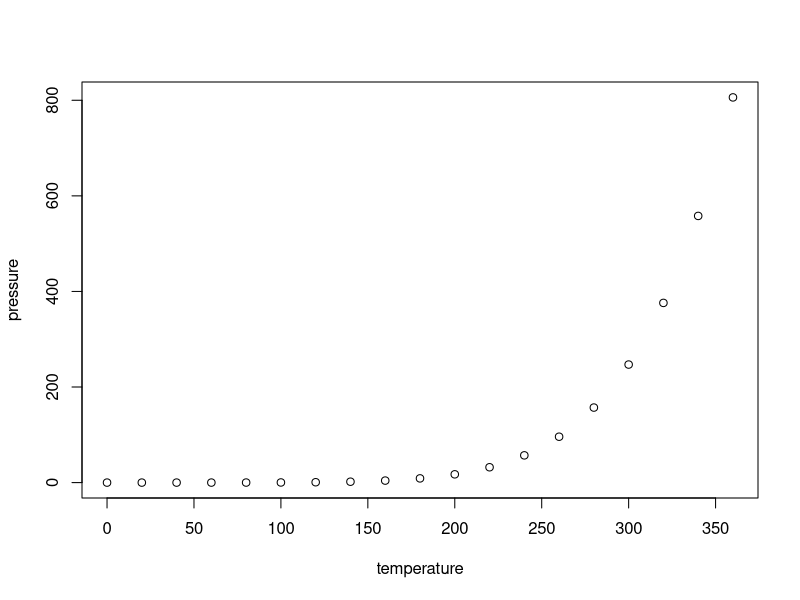
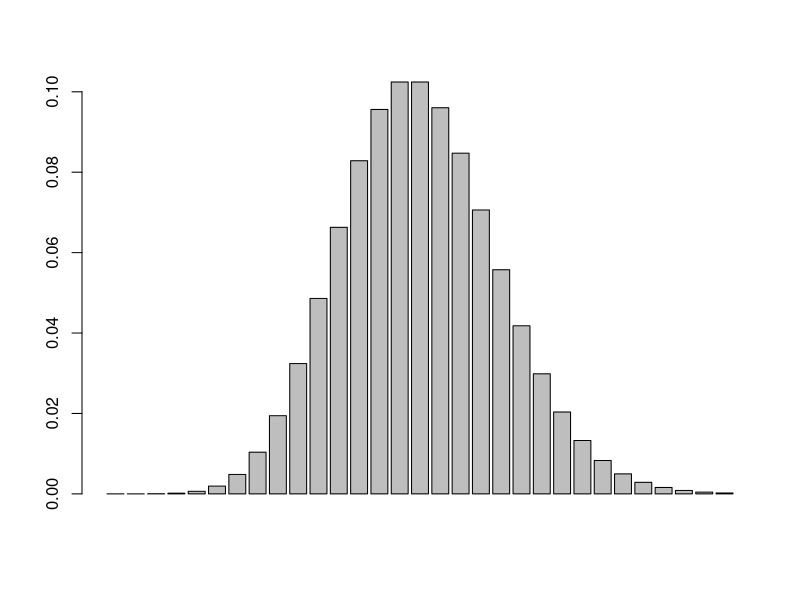
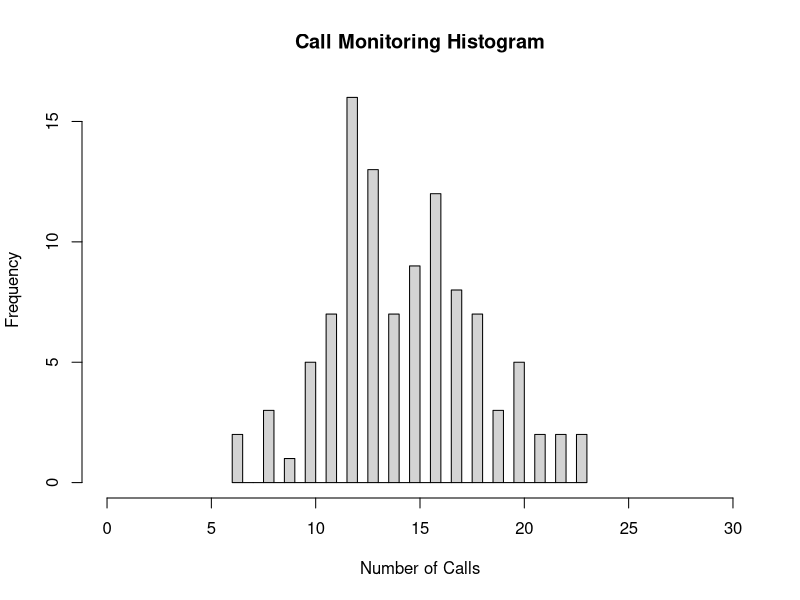

The R script that drew these images, in order:
## ---- chunk 1
knitr::opts_chunk$set(echo = TRUE)
## ---- chunk 2
summary(cars)
## ---- chunk 3
plot(pressure)
## ---- chunk 4

###What is the probability that she will hear more than 8 calls during any given session?

?dpois

### I will use the poisson distribution because I am assuming that each titi call is independent of one another.

x<-8

###I want to find the probability of x.  I am unsure if I should use 8 or 9. 

l<-15

### l is our parameter. It is a mean of 15. 

1-ppois(q=x,lambda=l)

### Rather than count from 9 to infinity, I am going to rely on the fact that we can use the compliment by subtracting by one. 
## ---- chunk 5
###What is the probability that she will hear no calls in a session?

dpois(0,15)

###This function will give me the probability of zero calls. 

###I know I am supposed to use 15, but I am not sure why it matters to include it.
## ---- chunk 6
###What is the probability that she will hear exactly 3 calls in a session?

dpois(3,15)

###It would make sense if we did the same thing with zero calls, but replaced the zero with 3. 
## ---- chunk 7
###Plot the relevant Poisson mass function over the values in range 0 ≤ x ≤ 30.

x<-0:30

###X is the range which we are considering. 

l=15

###l is the parameter.

barplot(dpois(x,l))

###I want to create a bar plot that considers both X and l.

## ---- chunk 8
###Simulate 104 results from this distribution (i.e., 2 years of Saturday monitoring sessions).

rpois(104,15)

###I want this function to work kind of like a random number generation.  I will use rpois because I know it takes into account random numbers from a poisson distribution.

###Will the results be different every time I run the chunk?
## ---- chunk 9
###Plot the simulated results using hist() and use xlim() to set the horizontal limits to be from 0 to 30. How does your histogram compare to the shape of the probability mass function you plotted above?

y<-rpois(104,15)

###I want to give the distribution above a name so that I can put it into a graph. 

hist(y,xlim=c(0,30),xlab="Number of Calls",main="Call Monitoring Histogram",breaks=30)

###I think that this graph would more closely resemble a bell curve if it was ideal.  But, I can still see evidence of the bell curve. 
